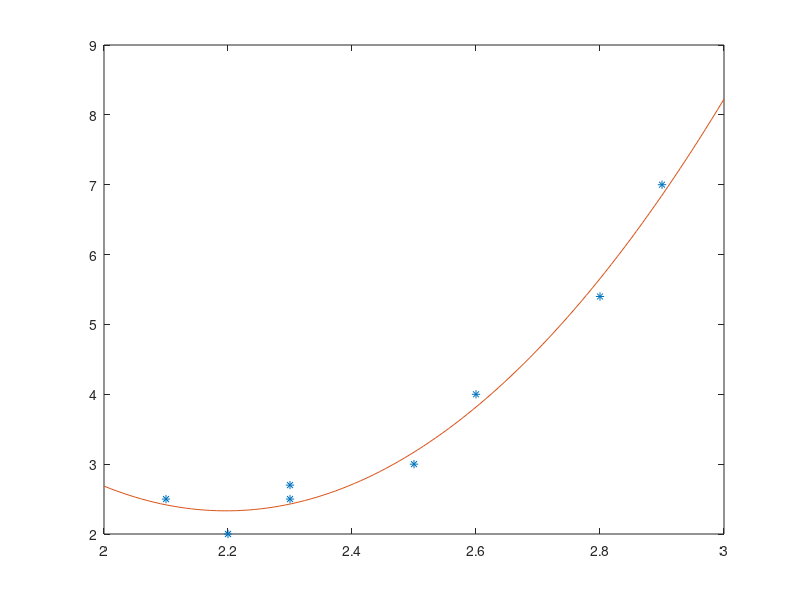

Write MATLAB code to recreate this figure.
t=[2.1 2.2 2.3 2.3 2.5 2.6 2.8 2.9];
f=[2.5 2 2.5 2.7 3 4 5.4 7];
p=polyfit(t,f,2);
xx=linspace(2,3);
yy=polyval(p,xx);
figure;
plot(t,f,'*',xx,yy)